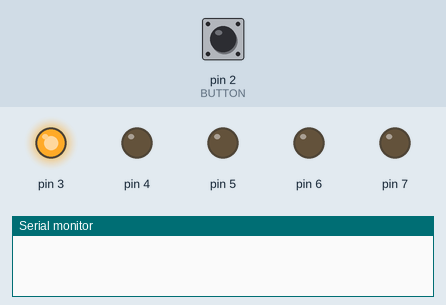
Recording of a sketch running on a simulated Arduino Uno, built with avr-gcc and run on an emulated ATmega328P. On the bench: output pins drawn as LEDs (lit = HIGH), the last lines printed to the serial monitor. Inputs (shaded band) come from the test bench; at power-on: pin 2 (BUTTON) LOW.

Above: at 0.2 s.
At 0.6 s:
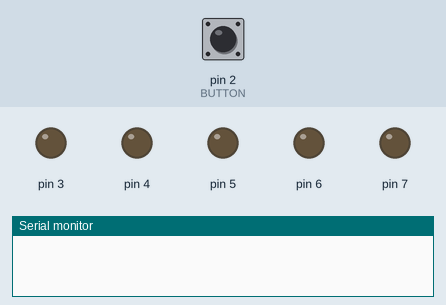
1.3 s: pin 2 (BUTTON) pulled HIGH for 0.15 s
At 1.8 s:
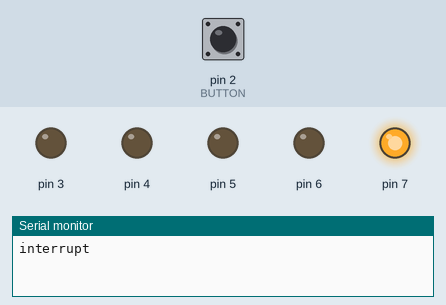
Timing chart, 0 to 10.4 s (numbered marks = the images above; inputs shaded):
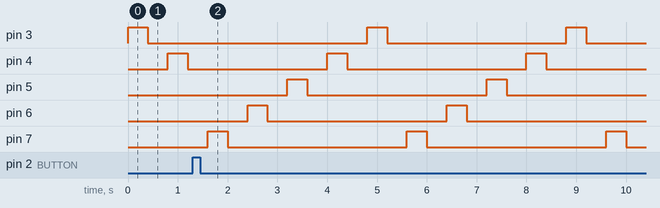

The sketch:

test_3.ino
```cpp
#define LED_START 3
#define LED_END 7
#define BUTTON 2

volatile bool direction = true;
volatile bool interruptFlag = false;

void setup() {
    Serial.begin(9600);
    for (int i = LED_START; i <= LED_END; i++) {
        pinMode(i, OUTPUT);
    }

    attachInterrupt(digitalPinToInterrupt(BUTTON), changeDirection, RISING);
}

void loop() {
    if (direction) {
        for (int i = LED_START; i <= LED_END; i++) {
            if (interruptFlag) {
                interruptFlag = false;
                break;
            }
            digitalWrite(i, HIGH);
            delay(400);
            digitalWrite(i, LOW);
            delay(400);
        }
    } else {
        for (int i = LED_END; i >= LED_START; i--) {
            if (interruptFlag) {
                interruptFlag = false;
                break;
            }
            digitalWrite(i, HIGH);
            delay(400);
            digitalWrite(i, LOW);
            delay(400);
        }
    }
}

void changeDirection() {
    Serial.println("interrupt");
    direction = !direction;
    interruptFlag = true;
}
```

Measured:
- by itself, pin 3–7: alternates HIGH for 0.40 s and LOW for 3.6 s
